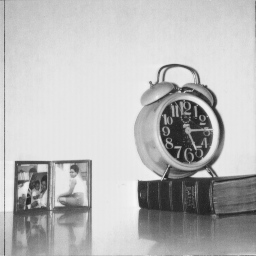
#> input picture Dataset/5.1.12.tiff, 256 x 256 px, found by its file name
$ python noise_remove_snp.py
#> lines starting #> are read from the running program, lines starting #| are printed output that depends on the picture
import skimage.io as io
import skimage.color as color
import matplotlib.pyplot as plt
import skimage.util.noise as noise
import scipy.ndimage as ndi

img = io.imread('D:\\Dataset\\5.1.12.tiff')
#> img is the input picture: shape (256, 256); min 32, max 246, mean 186

img_snp = noise.random_noise(img, mode='s&p', amount=0.05)
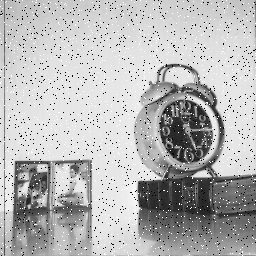
#> img_snp: shape (256, 256) float64; min 0, max 1, mean 0.718

img_fl = ndi.median_filter(img_snp, 3)
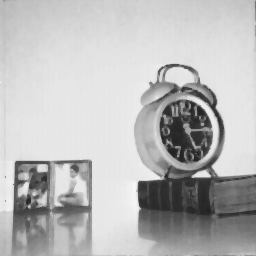
#> img_fl: shape (256, 256) float64; min 0.133, max 1, mean 0.73

plt.subplot(1,3,1)
io.imshow(img)
plt.title('original')

plt.subplot(1,3,2)
io.imshow(img_snp)
plt.title('Salt and Pepper noisy img')

plt.subplot(1,3,3)
io.imshow(img_fl)
plt.title('Median filtered image')

io.show()
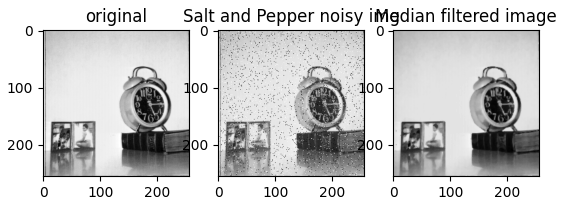
#> figure drawn by matplotlib, 3 panels

$ run again, with Dataset/4.1.03.tiff copied over Dataset/5.1.12.tiff
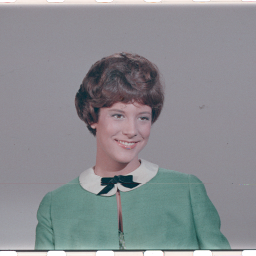
#> input picture Dataset/4.1.03.tiff, 256 x 256 px, found by its file name
#> img is the input picture: shape (256, 256, 3); mean R, G, B 137.6, 140, 144
#> `img_snp = noise.random_noise(img, mode='s&p', amount=0.05)`:
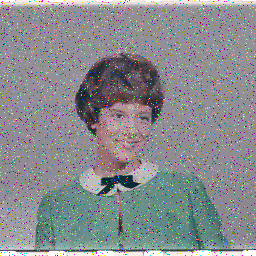
#> img_snp: shape (256, 256, 3) float64; mean R, G, B 0.537, 0.546, 0.56
#> `io.show()`:
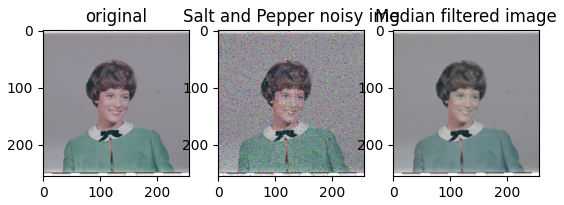
#> figure drawn by matplotlib, 3 panels
